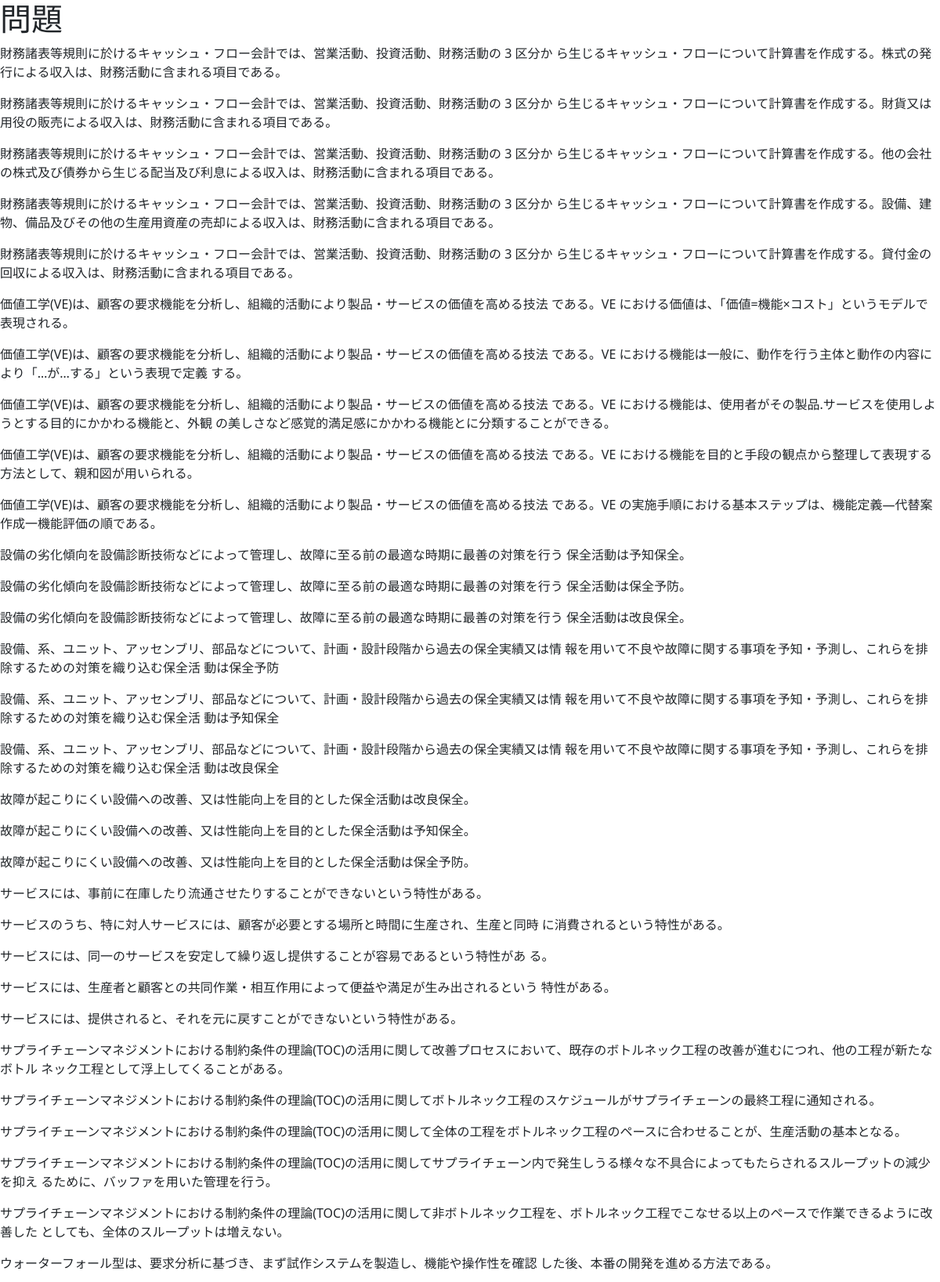
The app's page /quiz/1 (upper part) with its own data.
### database.py (models this page shows)
class MainCategory(Model):
    name = CharField()
    category_id = IntegerField()
    answer = IntegerField()
    class Meta:
        database = db

### app.py (the view)
@app.route("/quiz/<id>")
def quiz(id):
    datas = MainCategory.select().where(MainCategory.category_id == id)
    return render_template("quiz.html",datas = datas)

### templates/quiz.html (shortened to what this page needs)
<!DOCTYPE html>
<html lang="en">
<head>
    <link href="https://cdn.jsdelivr.net/npm/bootstrap@5.3.0/dist/css/bootstrap.min.css" rel="stylesheet">
</head>
<body>
    <h1>問題</h1>
    {% for data in datas %}
    <p>{{ data.name }}</p>
    {% endfor %}
</body>
</html>

### records on screen
MainCategory: name "財務諸表等規則に於けるキャッシュ・フロー会計では、営業活動、投資活動、財務活動の 3 区分か ら生じるキャッシュ・フローについて計算書を作成する。株式の発行による収入は、財務活動に含まれる項目である。"
MainCategory: name "財務諸表等規則に於けるキャッシュ・フロー会計では、営業活動、投資活動、財務活動の 3 区分か ら生じるキャッシュ・フローについて計算書を作成する。財貨又は用役の販売による収入は、財務活動に含まれる項目である。"
MainCategory: name "財務諸表等規則に於けるキャッシュ・フロー会計では、営業活動、投資活動、財務活動の 3 区分か ら生じるキャッシュ・フローについて計算書を作成する。他の会社の株式及び債券から生じる配当及び利息による収入は、財務活動に含まれる項目である。"
MainCategory: name "財務諸表等規則に於けるキャッシュ・フロー会計では、営業活動、投資活動、財務活動の 3 区分か ら生じるキャッシュ・フローについて計算書を作成する。設備、建物、備品及びその他の生産用資産の売却による収入は、財務活動に含まれる項目である。"
MainCategory: name "財務諸表等規則に於けるキャッシュ・フロー会計では、営業活動、投資活動、財務活動の 3 区分か ら生じるキャッシュ・フローについて計算書を作成する。貸付金の回収による収入は、財務活動に含まれる項目である。"
MainCategory: name "価値工学(VE)は、顧客の要求機能を分析し、組織的活動により製品・サービスの価値を高める技法 である。VE における価値は、「価値=機能×コスト」というモデルで表現される。"
MainCategory: name "価値工学(VE)は、顧客の要求機能を分析し、組織的活動により製品・サービスの価値を高める技法 である。VE における機能は一般に、動作を行う主体と動作の内容により「…が…する」という表現で定義 する。"
MainCategory: name "価値工学(VE)は、顧客の要求機能を分析し、組織的活動により製品・サービスの価値を高める技法 である。VE における機能は、使用者がその製品.サービスを使用しようとする目的にかかわる機能と、外観 の美しさなど感覚的満足感にかかわる機能とに分類することができる。"
MainCategory: name "価値工学(VE)は、顧客の要求機能を分析し、組織的活動により製品・サービスの価値を高める技法 である。VE における機能を目的と手段の観点から整理して表現する方法として、親和図が用いられる。"
MainCategory: name "価値工学(VE)は、顧客の要求機能を分析し、組織的活動により製品・サービスの価値を高める技法 である。VE の実施手順における基本ステップは、機能定義—代替案作成一機能評価の順である。"
MainCategory: name "設備の劣化傾向を設備診断技術などによって管理し、故障に至る前の最適な時期に最善の対策を行う 保全活動は予知保全。"
MainCategory: name "設備の劣化傾向を設備診断技術などによって管理し、故障に至る前の最適な時期に最善の対策を行う 保全活動は保全予防。"
MainCategory: name "設備の劣化傾向を設備診断技術などによって管理し、故障に至る前の最適な時期に最善の対策を行う 保全活動は改良保全。"
MainCategory: name "設備、系、ユニット、アッセンブリ、部品などについて、計画・設計段階から過去の保全実績又は情 報を用いて不良や故障に関する事項を予知・予測し、これらを排除するための対策を織り込む保全活 動は保全予防"
MainCategory: name "設備、系、ユニット、アッセンブリ、部品などについて、計画・設計段階から過去の保全実績又は情 報を用いて不良や故障に関する事項を予知・予測し、これらを排除するための対策を織り込む保全活 動は予知保全"
MainCategory: name "設備、系、ユニット、アッセンブリ、部品などについて、計画・設計段階から過去の保全実績又は情 報を用いて不良や故障に関する事項を予知・予測し、これらを排除するための対策を織り込む保全活 動は改良保全"
MainCategory: name "故障が起こりにくい設備への改善、又は性能向上を目的とした保全活動は改良保全。"
MainCategory: name "故障が起こりにくい設備への改善、又は性能向上を目的とした保全活動は予知保全。"
MainCategory: name "故障が起こりにくい設備への改善、又は性能向上を目的とした保全活動は保全予防。"
MainCategory: name "サービスには、事前に在庫したり流通させたりすることができないという特性がある。"
MainCategory: name "サービスのうち、特に対人サービスには、顧客が必要とする場所と時間に生産され、生産と同時 に消費されるという特性がある。"
MainCategory: name "サービスには、同一のサービスを安定して繰り返し提供することが容易であるという特性があ る。"
MainCategory: name "サービスには、生産者と顧客との共同作業・相互作用によって便益や満足が生み出されるという 特性がある。"
MainCategory: name "サービスには、提供されると、それを元に戻すことができないという特性がある。"
MainCategory: name "サプライチェーンマネジメントにおける制約条件の理論(TOC)の活用に関して改善プロセスにおいて、既存のボトルネック工程の改善が進むにつれ、他の工程が新たなボトル ネック工程として浮上してくることがある。"
MainCategory: name "サプライチェーンマネジメントにおける制約条件の理論(TOC)の活用に関してボトルネック工程のスケジュールがサプライチェーンの最終工程に通知される。"
MainCategory: name "サプライチェーンマネジメントにおける制約条件の理論(TOC)の活用に関して全体の工程をボトルネック工程のペースに合わせることが、生産活動の基本となる。"
MainCategory: name "サプライチェーンマネジメントにおける制約条件の理論(TOC)の活用に関してサプライチェーン内で発生しうる様々な不具合によってもたらされるスループットの減少を抑え るために、バッファを用いた管理を行う。"
MainCategory: name "サプライチェーンマネジメントにおける制約条件の理論(TOC)の活用に関して非ボトルネック工程を、ボトルネック工程でこなせる以上のペースで作業できるように改善した としても、全体のスループットは増えない。"
MainCategory: name "ウォーターフォール型は、要求分析に基づき、まず試作システムを製造し、機能や操作性を確認 した後、本番の開発を進める方法である。"
